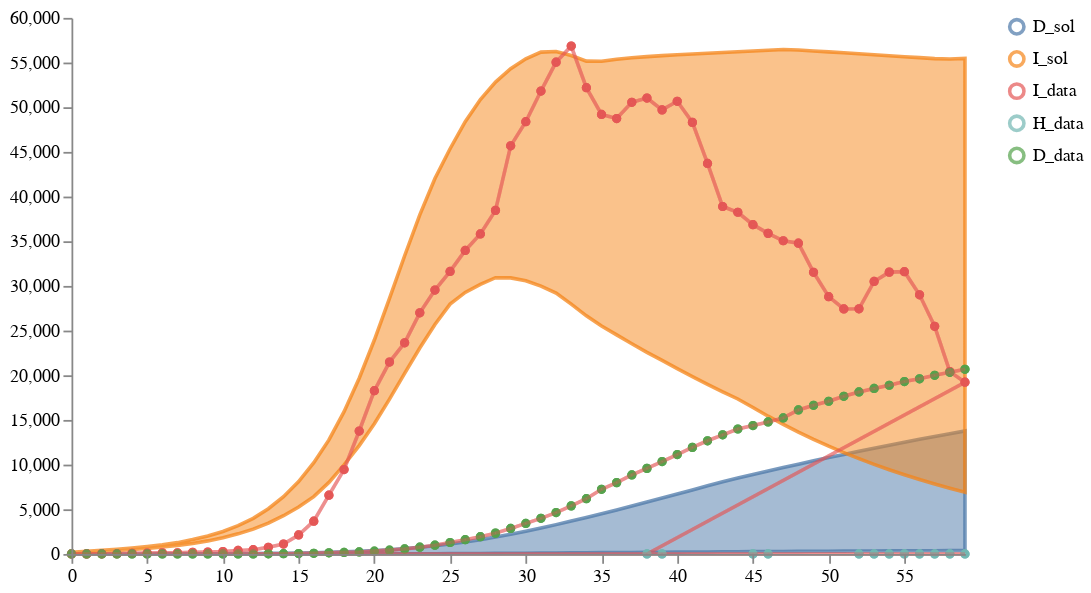

Notebook code cell kept with this figure:
### Markdown cell above
# Calibrate and sample an ensemble of multiple models

### Code cell
num_samples = 100
model_paths = [model2_location, model6_location, model7_location]
data_path = "../../notebook/ensemble_eval_sa/datasets/NY_data1.csv"
weights = [1/len(model_paths) for i in model_paths]
solution_mappings = [{"I": "I", "D": "D"},
                     {"I": "infected", "D": "dead"}, 
                     {"I": "infected", "D": "dead"}
                     ]

# Run the calibration and sampling
result4 = load_and_calibrate_and_sample_ensemble_model(
    model_paths,
    data_path,
    weights,
    solution_mappings,
    num_samples,
    timepoints,
    verbose=True,
    total_population=19340000,
    num_iterations=300,
    time_unit="days",
    visual_options={"title": "Calibrated Ensemble", "subset":".*_sol"}
)

# Save results
result4["data"].to_csv("../../notebook/ensemble_eval_sa/ensemble_results/partI_ensemble_of_many_results.csv", index=False)
result4["quantiles"].to_csv("../../notebook/ensemble_eval_sa/ensemble_results/partI_ensemble_of_many_quantiles.csv", index=False)

q_ensemble_data = cdc_reformatcsv(filename="../../notebook/ensemble_eval_sa/ensemble_results/partI_ensemble_of_many_quantiles.csv", 
                                  solution_string_mapping={"I": "cases", "D": "deaths"}, 
                                  forecast_start_date="2020-04-02",
                                  location="New York State",
                                  drop_column_names=["timepoint_id", "number_days", "inc_cum", "output", "Forecast_Backcast"])
q_ensemble_data.to_csv("../../notebook/ensemble_eval_sa/ensemble_results/partI_ensemble_of_many_forecast_quantiles_Apr032020.csv")

# Plot results
schema = plots.trajectories(pd.DataFrame(result4["data"]), subset=".*_sol",
                            points=test_data.reset_index(drop=True).rename(columns={"I":"I_data", "H":"H_data", "D":"D_data"}),
                           )
schema = plots.pad(schema, 5)
plots.ipy_display(schema)

### Figure 1 — Vega specification as saved in the notebook (floating-point values rounded to 4 significant figures; data arrays with more than 128 entries replaced by an {"elided": "..."} marker saying what was removed)
{"$schema": "https://vega.github.io/schema/vega/v5.json", "axes": [{"name": "x_axis", "orient": "bottom", "scale": "xscale", "zindex": 100}, {"name": "y_axis", "orient": "left", "scale": "yscale", "zindex": 100}], "data": [{"name": "distributions", "values": [{"lower": 1.379e-22, "timepoint": 0, "trajectory": "D_sol", "upper": 1.479e-21}, {"lower": 0.01557, "timepoint": 1, "trajectory": "D_sol", "upper": 0.1647}, {"lower": 0.06729, "timepoint": 2, "trajectory": "D_sol", "upper": 0.7132}, {"lower": 0.1591, "timepoint": 3, "trajectory": "D_sol", "upper": 1.712}, {"lower": 0.295, "timepoint": 4, "trajectory": "D_sol", "upper": 3.245}, {"lower": 0.4796, "timepoint": 5, "trajectory": "D_sol", "upper": 5.41}, {"lower": 0.7053, "timepoint": 6, "trajectory": "D_sol", "upper": 8.312}, {"lower": 1.019, "timepoint": 7, "trajectory": "D_sol", "upper": 12.1}, {"lower": 1.395, "timepoint": 8, "trajectory": "D_sol", "upper": 16.97}, {"lower": 1.863, "timepoint": 9, "trajectory": "D_sol", "upper": 23.14}, {"lower": 2.437, "timepoint": 10, "trajectory": "D_sol", "upper": 30.93}, {"lower": 3.142, "timepoint": 11, "trajectory": "D_sol", "upper": 40.93}, {"lower": 3.993, "timepoint": 12, "trajectory": "D_sol", "upper": 53.71}, {"lower": 4.979, "timepoint": 13, "trajectory": "D_sol", "upper": 69.88}, {"lower": 6.028, "timepoint": 14, "trajectory": "D_sol", "upper": 90.12}, {"lower": 7.278, "timepoint": 15, "trajectory": "D_sol", "upper": 114.8}, {"lower": 8.778, "timepoint": 16, "trajectory": "D_sol", "upper": 145.5}, {"lower": 10.58, "timepoint": 17, "trajectory": "D_sol", "upper": 184.0}, {"lower": 12.76, "timepoint": 18, "trajectory": "D_sol", "upper": 232.4}, {"lower": 14.73, "timepoint": 19, "trajectory": "D_sol", "upper": 296.2}, {"lower": 16.74, "timepoint": 20, "trajectory": "D_sol", "upper": 376.0}, {"lower": 19.59, "timepoint": 21, "trajectory": "D_sol", "upper": 475.2}, {"lower": 23.46, "timepoint": 22, "trajectory": "D_sol", "upper": 597.1}, {"lower": 28.01, "timepoint": 23, "trajectory": "D_sol", "upper": 743.1}, {"lower": 33.29, "timepoint": 24, "trajectory": "D_sol", "upper": 911.3}, {"lower": 39.34, "timepoint": 25, "trajectory": "D_sol", "upper": 1113.0}, {"lower": 46.28, "timepoint": 26, "trajectory": "D_sol", "upper": 1344.0}, {"lower": 54.03, "timepoint": 27, "trajectory": "D_sol", "upper": 1605.0}, {"lower": 62.55, "timepoint": 28, "trajectory": "D_sol", "upper": 1894.0}, {"lower": 73.15, "timepoint": 29, "trajectory": "D_sol", "upper": 2208.0}, {"lower": 85.56, "timepoint": 30, "trajectory": "D_sol", "upper": 2547.0}, {"lower": 99.09, "timepoint": 31, "trajectory": "D_sol", "upper": 2906.0}, {"lower": 113.7, "timepoint": 32, "trajectory": "D_sol", "upper": 3284.0}, {"lower": 127.0, "timepoint": 33, "trajectory": "D_sol", "upper": 3677.0}, {"lower": 138.6, "timepoint": 34, "trajectory": "D_sol", "upper": 4084.0}, {"lower": 150.2, "timepoint": 35, "trajectory": "D_sol", "upper": 4503.0}, {"lower": 161.7, "timepoint": 36, "trajectory": "D_sol", "upper": 4931.0}, {"lower": 173.0, "timepoint": 37, "trajectory": "D_sol", "upper": 5368.0}, {"lower": 184.1, "timepoint": 38, "trajectory": "D_sol", "upper": 5811.0}, {"lower": 195.0, "timepoint": 39, "trajectory": "D_sol", "upper": 6259.0}, {"lower": 205.6, "timepoint": 40, "trajectory": "D_sol", "upper": 6712.0}, {"lower": 215.9, "timepoint": 41, "trajectory": "D_sol", "upper": 7169.0}, {"lower": 226.0, "timepoint": 42, "trajectory": "D_sol", "upper": 7625.0}, {"lower": 239.0, "timepoint": 43, "trajectory": "D_sol", "upper": 8083.0}, {"lower": 252.0, "timepoint": 44, "trajectory": "D_sol", "upper": 8510.0}, {"lower": 263.8, "timepoint": 45, "trajectory": "D_sol", "upper": 8905.0}, {"lower": 273.8, "timepoint": 46, "trajectory": "D_sol", "upper": 9294.0}, {"lower": 283.5, "timepoint": 47, "trajectory": "D_sol", "upper": 9677.0}, {"lower": 293.0, "timepoint": 48, "trajectory": "D_sol", "upper": 10050.0}, {"lower": 302.3, "timepoint": 49, "trajectory": "D_sol", "upper": 10420.0}, {"lower": 311.4, "timepoint": 50, "trajectory": "D_sol", "upper": 10790.0}, {"lower": 320.3, "timepoint": 51, "trajectory": "D_sol", "upper": 11140.0}, {"lower": 329.0, "timepoint": 52, "trajectory": "D_sol", "upper": 11490.0}, {"lower": 337.6, "timepoint": 53, "trajectory": "D_sol", "upper": 11840.0}, {"lower": 346.0, "timepoint": 54, "trajectory": "D_sol", "upper": 12170.0}, {"lower": 354.2, "timepoint": 55, "trajectory": "D_sol", "upper": 12500.0}, {"lower": 362.2, "timepoint": 56, "trajectory": "D_sol", "upper": 12830.0}, {"lower": 370.1, "timepoint": 57, "trajectory": "D_sol", "upper": 13150.0}, {"lower": 377.9, "timepoint": 58, "trajectory": "D_sol", "upper": 13460.0}, {"lower": 385.5, "timepoint": 59, "trajectory": "D_sol", "upper": 13770.0}, {"lower": 149.8, "timepoint": 0, "trajectory": "I_sol", "upper": 180.2}, {"lower": 233.3, "timepoint": 1, "trajectory": "I_sol", "upper": 300.6}, {"lower": 313.6, "timepoint": 2, "trajectory": "I_sol", "upper": 411.7}, {"lower": 405.0, "timepoint": 3, "trajectory": "I_sol", "upper": 528.1}, {"lower": 508.9, "timepoint": 4, "trajectory": "I_sol", "upper": 658.9}, {"lower": 622.8, "timepoint": 5, "trajectory": "I_sol", "upper": 821.7}, {"lower": 774.1, "timepoint": 6, "trajectory": "I_sol", "upper": 1016.0}, {"lower": 955.6, "timepoint": 7, "trajectory": "I_sol", "upper": 1269.0}, {"lower": 1181.0, "timepoint": 8, "trajectory": "I_sol", "upper": 1610.0}, {"lower": 1465.0, "timepoint": 9, "trajectory": "I_sol", "upper": 2013.0}, {"lower": 1821.0, "timepoint": 10, "trajectory": "I_sol", "upper": 2520.0}, {"lower": 2252.0, "timepoint": 11, "trajectory": "I_sol", "upper": 3176.0}, {"lower": 2785.0, "timepoint": 12, "trajectory": "I_sol", "upper": 3987.0}, {"lower": 3455.0, "timepoint": 13, "trajectory": "I_sol", "upper": 5062.0}, {"lower": 4280.0, "timepoint": 14, "trajectory": "I_sol", "upper": 6414.0}, {"lower": 5247.0, "timepoint": 15, "trajectory": "I_sol", "upper": 8109.0}, {"lower": 6421.0, "timepoint": 16, "trajectory": "I_sol", "upper": 10220.0}, {"lower": 8009.0, "timepoint": 17, "trajectory": "I_sol", "upper": 12760.0}, {"lower": 9965.0, "timepoint": 18, "trajectory": "I_sol", "upper": 15930.0}, {"lower": 12130.0, "timepoint": 19, "trajectory": "I_sol", "upper": 19670.0}, {"lower": 14580.0, "timepoint": 20, "trajectory": "I_sol", "upper": 23950.0}, {"lower": 17320.0, "timepoint": 21, "trajectory": "I_sol", "upper": 28600.0}, {"lower": 20220.0, "timepoint": 22, "trajectory": "I_sol", "upper": 33380.0}, {"lower": 23060.0, "timepoint": 23, "trajectory": "I_sol", "upper": 37950.0}, {"lower": 25680.0, "timepoint": 24, "trajectory": "I_sol", "upper": 42020.0}, {"lower": 27970.0, "timepoint": 25, "trajectory": "I_sol", "upper": 45350.0}, {"lower": 29270.0, "timepoint": 26, "trajectory": "I_sol", "upper": 48380.0}, {"lower": 30170.0, "timepoint": 27, "trajectory": "I_sol", "upper": 50860.0}, {"lower": 30920.0, "timepoint": 28, "trajectory": "I_sol", "upper": 52810.0}, {"lower": 30900.0, "timepoint": 29, "trajectory": "I_sol", "upper": 54310.0}, {"lower": 30570.0, "timepoint": 30, "trajectory": "I_sol", "upper": 55420.0}, {"lower": 29990.0, "timepoint": 31, "trajectory": "I_sol", "upper": 56160.0}, {"lower": 29200.0, "timepoint": 32, "trajectory": "I_sol", "upper": 56240.0}, {"lower": 27960.0, "timepoint": 33, "trajectory": "I_sol", "upper": 55790.0}, {"lower": 26660.0, "timepoint": 34, "trajectory": "I_sol", "upper": 55160.0}, {"lower": 25520.0, "timepoint": 35, "trajectory": "I_sol", "upper": 55150.0}, {"lower": 24520.0, "timepoint": 36, "trajectory": "I_sol", "upper": 55360.0}, {"lower": 23530.0, "timepoint": 37, "trajectory": "I_sol", "upper": 55530.0}, {"lower": 22570.0, "timepoint": 38, "trajectory": "I_sol", "upper": 55660.0}, {"lower": 21660.0, "timepoint": 39, "trajectory": "I_sol", "upper": 55770.0}, {"lower": 20740.0, "timepoint": 40, "trajectory": "I_sol", "upper": 55870.0}, {"lower": 19840.0, "timepoint": 41, "trajectory": "I_sol", "upper": 55960.0}, {"lower": 18970.0, "timepoint": 42, "trajectory": "I_sol", "upper": 56050.0}, {"lower": 18140.0, "timepoint": 43, "trajectory": "I_sol", "upper": 56130.0}, {"lower": 17340.0, "timepoint": 44, "trajectory": "I_sol", "upper": 56210.0}, {"lower": 16390.0, "timepoint": 45, "trajectory": "I_sol", "upper": 56290.0}, {"lower": 15420.0, "timepoint": 46, "trajectory": "I_sol", "upper": 56380.0}, {"lower": 14510.0, "timepoint": 47, "trajectory": "I_sol", "upper": 56460.0}, {"lower": 13640.0, "timepoint": 48, "trajectory": "I_sol", "upper": 56400.0}, {"lower": 12830.0, "timepoint": 49, "trajectory": "I_sol", "upper": 56300.0}, {"lower": 12060.0, "timepoint": 50, "trajectory": "I_sol", "upper": 56200.0}, {"lower": 11340.0, "timepoint": 51, "trajectory": "I_sol", "upper": 56090.0}, {"lower": 10660.0, "timepoint": 52, "trajectory": "I_sol", "upper": 55980.0}, {"lower": 10030.0, "timepoint": 53, "trajectory": "I_sol", "upper": 55880.0}, {"lower": 9425.0, "timepoint": 54, "trajectory": "I_sol", "upper": 55770.0}, {"lower": 8860.0, "timepoint": 55, "trajectory": "I_sol", "upper": 55660.0}, {"lower": 8329.0, "timepoint": 56, "trajectory": "I_sol", "upper": 55550.0}, {"lower": 7830.0, "timepoint": 57, "trajectory": "I_sol", "upper": 55440.0}, {"lower": 7361.0, "timepoint": 58, "trajectory": "I_sol", "upper": 55400.0}, {"lower": 6920.0, "timepoint": 59, "trajectory": "I_sol", "upper": 55470.0}]}, {"name": "traces", "transform": [{"expr": "isValid(datum.value)", "type": "filter"}], "values": []}, {"name": "points", "values": {"elided": "132 records"}}, {"name": "markers", "values": []}, {"name": "selected", "on": [{"remove": true, "trigger": "clear"}, {"remove": true, "trigger": "!shift"}, {"insert": "clicked", "trigger": "!shift && clicked"}, {"toggle": "clicked", "trigger": "shift && clicked"}]}], "height": 300, "legends": [{"encode": {"labels": {"interactive": true, "name": "legendLabel", "update": {"opacity": [{"test": "!length(data('selected')) || indata('selected', 'value', datum.value)", "value": 1}, {"value": 0.25}]}}, "symbols": {"interactive": true, "name": "legendSymbol", "update": {"fill": {"value": "transparent"}, "opacity": [{"test": "!length(data('selected')) || indata('selected', 'value', datum.value)", "value": 0.7}, {"value": 0.15}], "size": {"value": 64}, "strokeWidth": {"value": 2}}}}, "name": "color_legend", "stroke": "color"}], "marks": [{"from": {"facet": {"data": "points", "groupby": "trajectory", "name": "points_split"}}, "marks": [{"encode": {"hover": {"fillOpacity": {"value": 0.9}}, "update": {"fill": {"field": "trajectory", "scale": "color"}, "fillOpacity": [{"test": "!length(data('selected')) || indata('selected', 'value', datum.trajectory)", "value": 0.5}, {"value": 0.15}], "size": {"value": 10}, "stroke": {"field": "trajectory", "scale": "color"}, "strokeOpacity": [{"test": "!length(data('selected')) || indata('selected', 'value', datum.trajectory)", "value": 0.75}, {"value": 0.15}], "strokeWidth": {"value": 2}, "tooltip": {"field": "value"}, "x": {"field": "timepoint", "scale": "xscale"}, "y": {"field": "value", "scale": "yscale"}}}, "from": {"data": "points"}, "name": "_points_symbol", "type": "symbol", "zindex": 3}, {"encode": {"hover": {"fillOpacity": {"value": 0.9}}, "update": {"interpolate": {"value": "linear"}, "stroke": {"field": "trajectory", "scale": "color"}, "strokeOpacity": [{"test": "!length(data('selected')) || indata('selected', 'value', datum.trajectory)", "value": 0.3}, {"value": 0.1}], "strokeWidth": {"value": 2}, "x": {"field": "timepoint", "scale": "xscale"}, "y": {"field": "value", "scale": "yscale"}}}, "from": {"data": "points"}, "name": "_points_line", "type": "line", "zindex": 3}], "name": "_points", "type": "group", "zindex": 3}, {"from": {"facet": {"data": "traces", "groupby": "trajectory", "name": "traces_split"}}, "marks": [{"encode": {"hover": {"fillOpacity": {"value": 0.9}}, "update": {"interpolate": {"value": "linear"}, "stroke": {"field": "trajectory", "scale": "color"}, "strokeOpacity": [{"test": "!length(data('selected')) || indata('selected', 'value', datum.trajectory)", "value": 0.75}, {"value": 0.15}], "strokeWidth": {"value": 2}, "x": {"field": "timepoint", "scale": "xscale"}, "y": {"field": "value", "scale": "yscale"}}}, "from": {"data": "traces_split"}, "name": "_traces_lines", "type": "line"}], "name": "_traces", "type": "group", "zindex": 2}, {"from": {"facet": {"data": "distributions", "groupby": "trajectory", "name": "trajectory_split"}}, "marks": [{"encode": {"hover": {"fillOpacity": {"value": 0.9}}, "update": {"fill": {"field": "trajectory", "scale": "color"}, "fillOpacity": [{"test": "!length(data('selected')) || indata('selected', 'value', datum.trajectory)", "value": 0.5}, {"value": 0.15}], "interpolate": {"value": "linear"}, "stroke": {"field": "trajectory", "scale": "color"}, "strokeOpacity": [{"test": "!length(data('selected')) || indata('selected', 'value', datum.trajectory)", "value": 0.75}, {"value": 0.15}], "strokeWidth": {"value": 2}, "x": {"field": "timepoint", "scale": "xscale"}, "y": {"field": "upper", "scale": "yscale"}, "y2": {"field": "lower", "scale": "yscale"}}}, "from": {"data": "trajectory_split"}, "type": "area"}], "name": "_distributions", "type": "group", "zindex": 1}, {"marks": [{"encode": {"enter": {"stroke": {"value": "lightgray"}}, "update": {"opacity": {"value": 1}, "x": {"field": "timepoint", "scale": "xscale"}, "y": {"signal": "height"}, "y2": {"value": 0}}}, "from": {"data": "markers"}, "name": "_marker text", "type": "rule"}, {"encode": {"enter": {"fontSize": {"value": 8}, "text": {"field": "datum.label"}, "y": {"value": 0}}}, "from": {"data": "_marker text"}, "name": "_marker flags", "transform": [{"as": ["x", "_y", "opacity", "align", "baseline"], "lineAnchor": "start", "offset": [1], "size": {"signal": "[width, height]"}, "type": "label"}], "type": "text"}], "name": "_markers", "type": "group"}], "padding": 5, "scales": [{"domain": {"fields": [{"data": "distributions", "field": "timepoint"}, {"data": "traces", "field": "timepoint"}, {"data": "points", "field": "timepoint"}, {"data": "markers", "field": "timepoint"}]}, "name": "xscale", "range": "width", "type": "linear", "zero": false}, {"domain": {"fields": [{"data": "distributions", "field": "lower"}, {"data": "distributions", "field": "upper"}, {"data": "traces", "field": "value"}, {"data": "points", "field": "value"}]}, "name": "yscale", "nice": true, "range": "height", "type": "linear", "zero": true}, {"domain": {"fields": [{"data": "distributions", "field": "trajectory"}, {"data": "traces", "field": "trajectory"}, {"data": "points", "field": "trajectory"}]}, "name": "color", "range": "category", "type": "ordinal"}], "signals": [{"name": "clear", "on": [{"events": "mouseup[!event.item]", "force": true, "update": "true"}], "value": true}, {"name": "shift", "on": [{"events": "@legendSymbol:click, @legendLabel:click", "force": true, "update": "event.shiftKey"}], "value": false}, {"name": "clicked", "on": [{"events": "@legendSymbol:click, @legendLabel:click", "force": true, "update": "{value: datum.value}"}], "value": null}], "width": 500}
